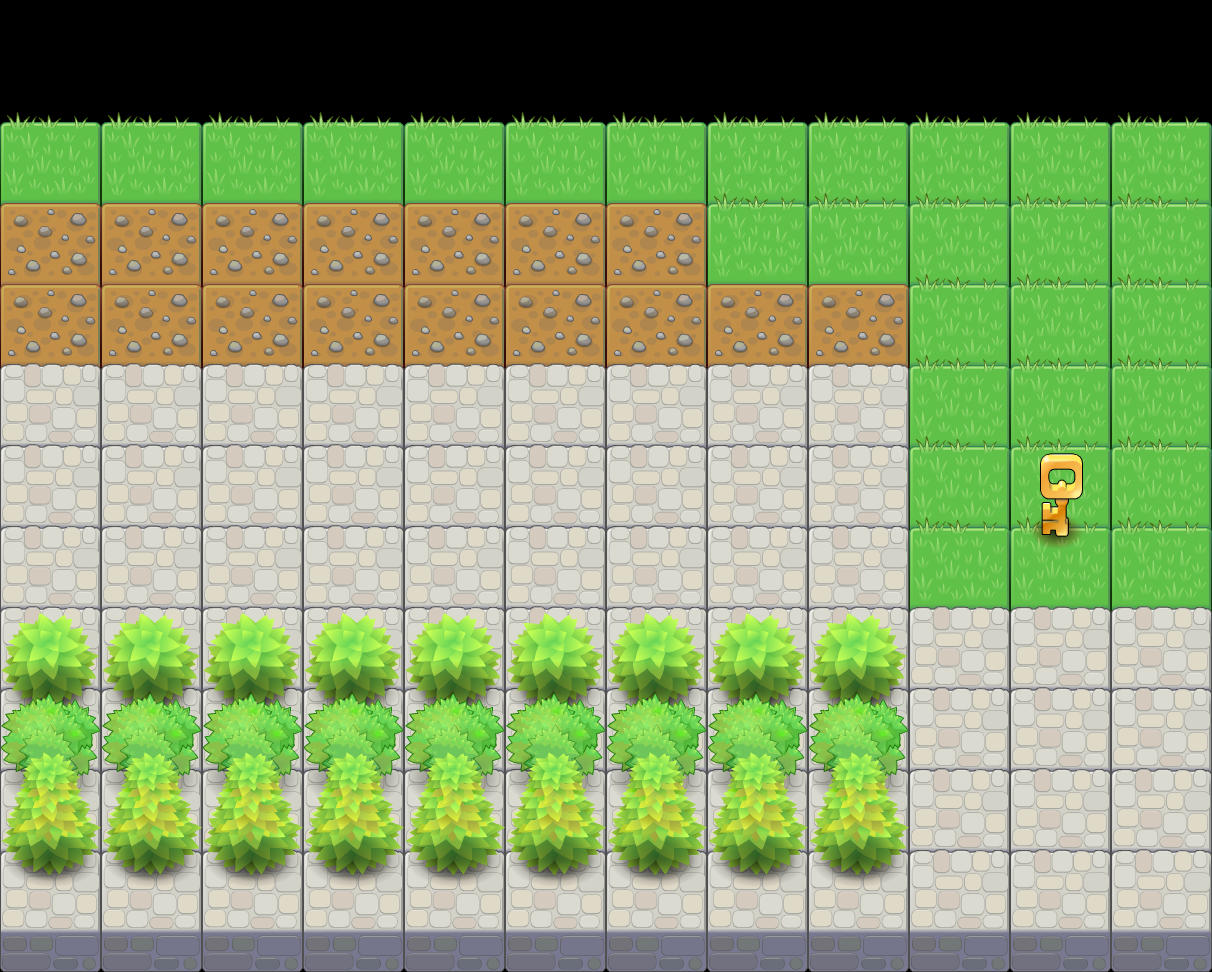

A 2D game scene composited from a Tiled map and its tileset images. What follows is a short description and the map's XML, with each tile layer's data collapsed to a summary:
An orthogonal 12x12 tile map with 101x81 px tiles, 4 tile layers (grass, trees4, trees3, trees2).

<map version="1.0" orientation="orthogonal" renderorder="right-down" width="12" height="12" tilewidth="101" tileheight="81" nextobjectid="1">
 <tileset firstgid="1" name="Untitled" tilewidth="101" tileheight="171" spacing="2" margin="2" tilecount="45" columns="9">
  <image source="ortho-test1.png" width="1024" height="1024" />
 </tileset>
 <layer name="grass" width="12" height="12">
  <data>[144 cells, 120 non-empty, 3 distinct tile ids]</data>
 </layer>
 <layer name="trees4" width="12" height="12">
  <data>[144 cells, 10 non-empty, 2 distinct tile ids]</data>
 </layer>
 <layer name="trees3" width="12" height="12">
  <data>[144 cells, 9 non-empty, 1 distinct tile ids]</data>
 </layer>
 <layer name="trees2" width="12" height="12">
  <data>[144 cells, 9 non-empty, 1 distinct tile ids]</data>
 </layer>
</map>
